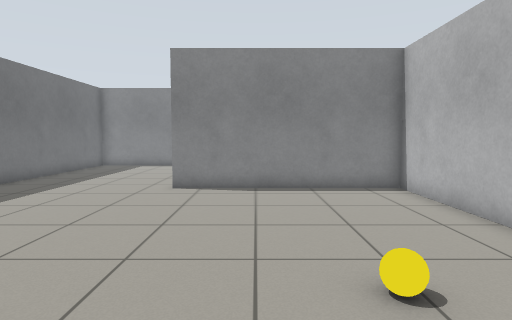
View 1 (above)

15 first-person views from a walk through a world built for the Gazebo simulator. The camera is 0.94 m above the floor, tilts 4° down and sees 75° across. The floor is counted in squares, 0.5 m on a side. Each view is taken from the middle of a square. On the plan, view 1 faces up. The plan holds only what a view shows up to about 17 squares ahead; the rest is blank. Robots are left out.

View 2
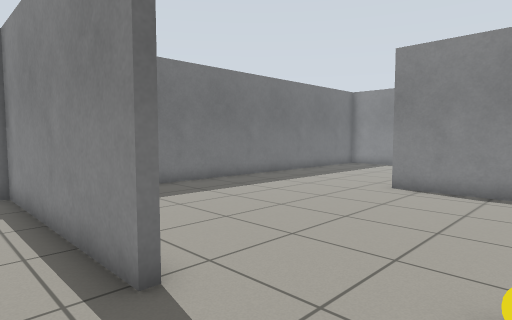

View 3
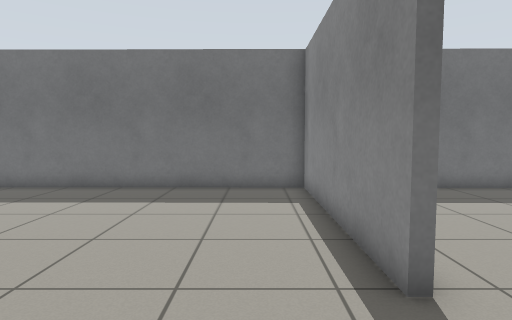

View 4
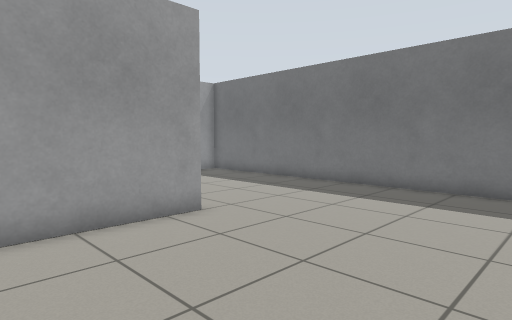

View 5
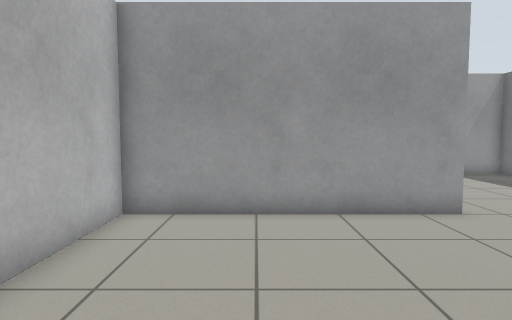

View 6
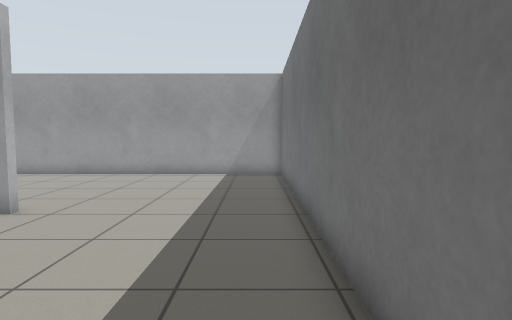

View 7
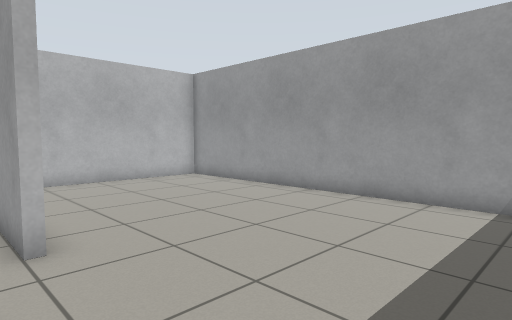

View 8
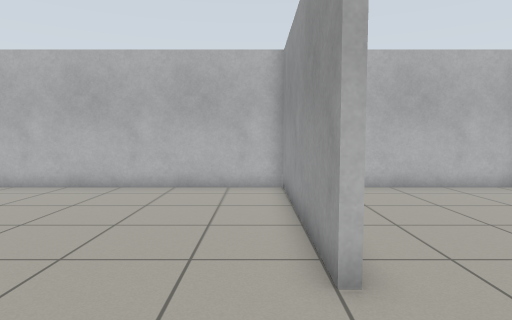

View 9
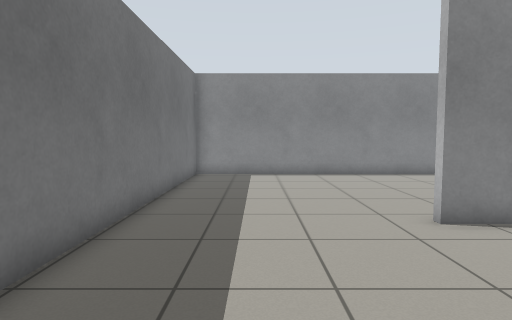

View 10
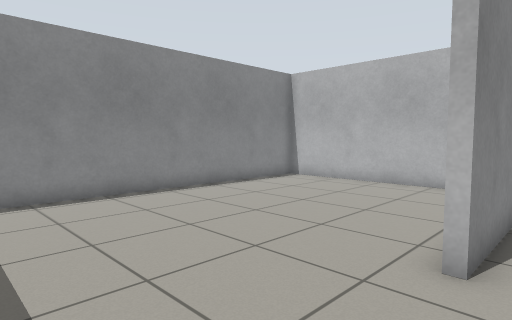

View 11
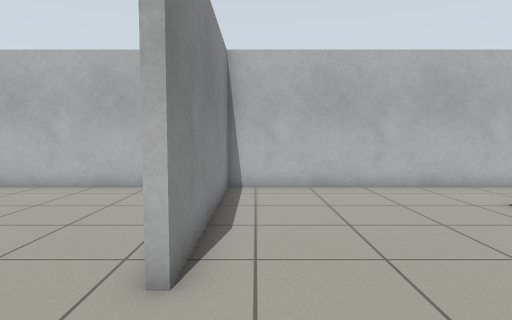

View 12
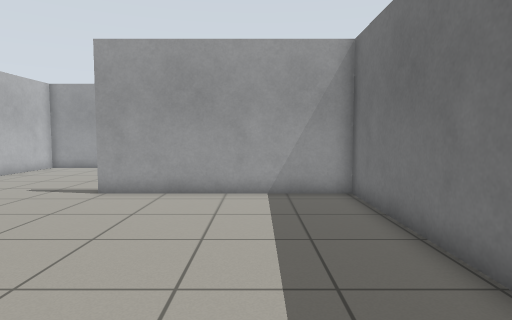

View 13
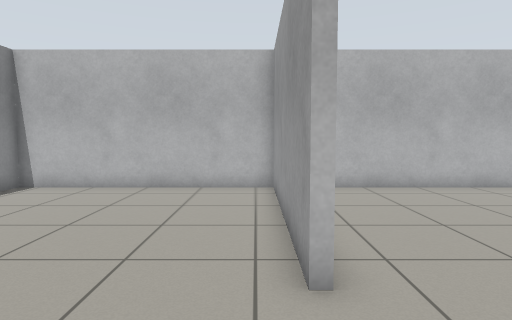

View 14
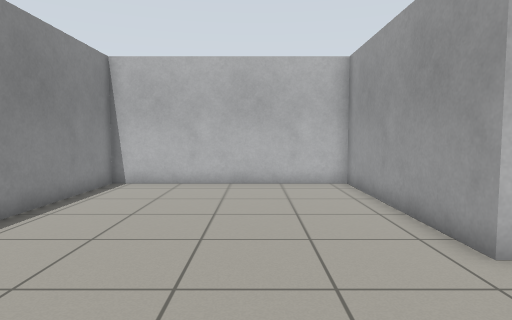

View 15
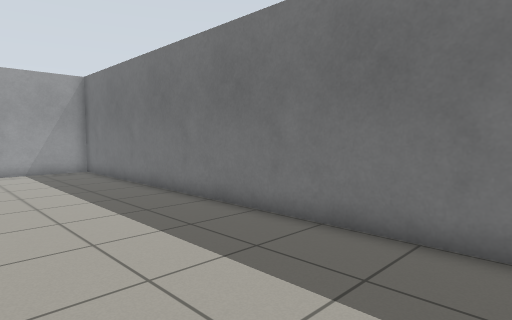

### Floor plan
Points are (right, up) in squares from view 1. A wall is a line through its corners. A room is listed if a view was taken in it or the views show most of it. See-through windows are left out.
Room 1 (views 1, 2, 3, 4, 5, 6, 7, 8, 9, 10, 11, 12, 13, 14, 15)
walls: (-1.7, 1.8) (-10.2, 1.8) (-10.3, -15.8) (5.2, -15.8) (5.2, -9); (-3.1, 12.3) (5.2, 12.3) (5.2, 21.8) (-10, 21.8) (-10.2, 2.1) (-1.7, 2.1); (-3.1, -7) (5.2, -7) (5.2, 12.1) (-3.1, 12.1)
objects: yellow ball (2, 4)

Where each view was taken, in squares from view 1:
view 1: 0 up, 0 right, facing up
view 2: 0 up, 2 right, facing up-left
view 3: 0 up, 2 right, facing left
view 4: 0 up, 2 right, facing down-left
view 5: 1 up, 2 right, facing down
view 6: 1 up, 9 left, facing down
view 7: 6 down, 9 left, facing down-right
view 8: 6 down, 7 left, facing right
view 9: 5 up, 7 left, facing up
view 10: 11 up, 8 left, facing up-right
view 11: 11 up, 7 left, facing right
view 12: 13 up, 7 left, facing down
view 13: 13 up, 7 left, facing right
view 14: 16 up, 8 left, facing right
view 15: 21 up, 4 left, facing down-left
